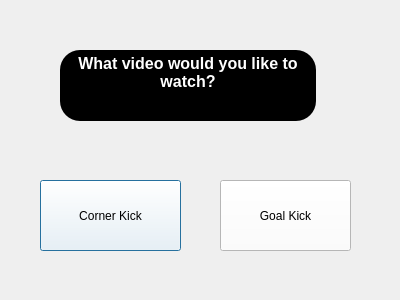
<?xml version="1.0" encoding="UTF-8"?>
<ui version="4.0">
 <class>KickVideoSelector</class>
 <widget class="QDialog" name="KickVideoSelector">
  <property name="geometry">
   <rect>
    <x>0</x>
    <y>0</y>
    <width>400</width>
    <height>300</height>
   </rect>
  </property>
  <property name="windowTitle">
   <string>Dialog</string>
  </property>
  <widget class="QPushButton" name="cornerKickButton">
   <property name="geometry">
    <rect>
     <x>40</x>
     <y>180</y>
     <width>141</width>
     <height>71</height>
    </rect>
   </property>
   <property name="styleSheet">
    <string notr="true">background-color: white;
color: black;
font: 9pt &quot;Terminal&quot;;</string>
   </property>
   <property name="text">
    <string>Corner Kick</string>
   </property>
  </widget>
  <widget class="QPushButton" name="goalKickButton">
   <property name="geometry">
    <rect>
     <x>220</x>
     <y>180</y>
     <width>131</width>
     <height>71</height>
    </rect>
   </property>
   <property name="styleSheet">
    <string notr="true">background-color: white;
color: black;
font: 9pt &quot;Terminal&quot;;</string>
   </property>
   <property name="text">
    <string>Goal Kick</string>
   </property>
  </widget>
  <widget class="QTextBrowser" name="kickPrompt">
   <property name="geometry">
    <rect>
     <x>60</x>
     <y>50</y>
     <width>256</width>
     <height>71</height>
    </rect>
   </property>
   <property name="styleSheet">
    <string notr="true">background-color: black;
color: white;
border-radius: 20px;</string>
   </property>
   <property name="html">
    <string>&lt;!DOCTYPE HTML PUBLIC &quot;-//W3C//DTD HTML 4.0//EN&quot; &quot;http://www.w3.org/TR/REC-html40/strict.dtd&quot;&gt;
&lt;html&gt;&lt;head&gt;&lt;meta name=&quot;qrichtext&quot; content=&quot;1&quot; /&gt;&lt;meta charset=&quot;utf-8&quot; /&gt;&lt;style type=&quot;text/css&quot;&gt;
p, li { white-space: pre-wrap; }
hr { height: 1px; border-width: 0; }
li.unchecked::marker { content: &quot;\2610&quot;; }
li.checked::marker { content: &quot;\2612&quot;; }
&lt;/style&gt;&lt;/head&gt;&lt;body style=&quot; font-family:'Segoe UI'; font-size:9pt; font-weight:400; font-style:normal;&quot;&gt;
&lt;p align=&quot;center&quot; style=&quot; margin-top:0px; margin-bottom:0px; margin-left:0px; margin-right:0px; -qt-block-indent:0; text-indent:0px;&quot;&gt;&lt;span style=&quot; font-size:12pt; font-weight:700;&quot;&gt;What video would you like to watch?&lt;/span&gt;&lt;/p&gt;&lt;/body&gt;&lt;/html&gt;</string>
   </property>
  </widget>
 </widget>
 <resources/>
 <connections/>
</ui>
